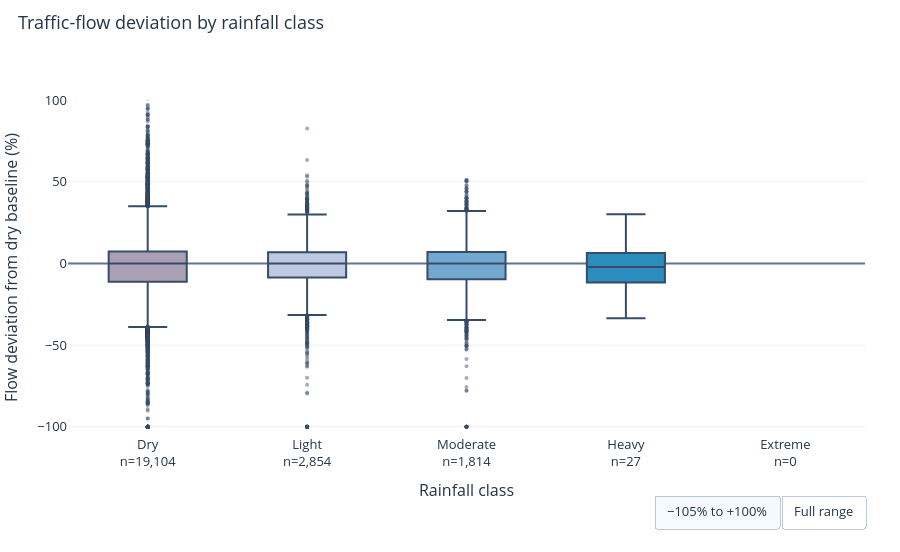

This figure's notebook cell:
### Markdown cell above
### Distribution of flow deviations

Each box shows the median and middle half of supported city-hour deviations for one rainfall class. Whiskers extend to observations within 1.5 times the interquartile range, and dots show observations beyond the whiskers. Counts show how many city-hours contribute to each class. Choose **Full range** to see deviations outside the initial −105% to +100% view.

### Code cell
fig_flow_boxes = make_flow_distribution_chart(supported_hours)
fig_flow_boxes.show()

### Figure 1 — Plotly figure (JSON) as saved in the notebook; plotly's stock layout.template omitted (floating-point values rounded to 4 significant figures; data arrays with more than 128 entries replaced by an {"elided": "..."} marker saying what was removed)
{"data": [{"boxpoints": "outliers", "fillcolor": "#aaa0b3", "line": {"color": "#364c68"}, "marker": {"color": "#364c68", "opacity": 0.45, "size": 4}, "name": "Dry", "quartilemethod": "linear", "showlegend": false, "type": "box", "x0": "Dry", "y": {"elided": "19104 float values"}}, {"boxpoints": "outliers", "fillcolor": "#bdc9e1", "line": {"color": "#364c68"}, "marker": {"color": "#364c68", "opacity": 0.45, "size": 4}, "name": "Light", "quartilemethod": "linear", "showlegend": false, "type": "box", "x0": "Light", "y": {"elided": "2854 float values"}}, {"boxpoints": "outliers", "fillcolor": "#74a9cf", "line": {"color": "#364c68"}, "marker": {"color": "#364c68", "opacity": 0.45, "size": 4}, "name": "Moderate", "quartilemethod": "linear", "showlegend": false, "type": "box", "x0": "Moderate", "y": {"elided": "1814 float values"}}, {"boxpoints": "outliers", "fillcolor": "#2b8cbe", "line": {"color": "#364c68"}, "marker": {"color": "#364c68", "opacity": 0.45, "size": 4}, "name": "Heavy", "quartilemethod": "linear", "showlegend": false, "type": "box", "x0": "Heavy", "y": [7.063, 9.71, -28.77, -33.61, -0.006, -6.572, -10.64, -11.96, -31.86, 12.02, 6.601, -18.59, -9.595, -14.11, -12.15, -5.575, -2.508, 2.067, -0.4734, -2.142, 7.25, -4.34, 5.507, 5.239, 30.12, 0.6587, 29.57]}], "layout": {"font": {"color": "#253447", "size": 13}, "height": 552, "legend": {"orientation": "h", "y": 1.02, "yanchor": "bottom"}, "margin": {"b": 117, "l": 68, "r": 35, "t": 100}, "title": {"text": "Traffic-flow deviation by rainfall class", "x": 0.02, "y": 0.97, "yanchor": "top"}, "updatemenus": [{"buttons": [{"args": [{"yaxis.autorange": false, "yaxis.range": [-105, 100]}], "label": "−105% to +100%", "method": "relayout"}, {"args": [{"yaxis.autorange": true}], "label": "Full range", "method": "relayout"}], "direction": "right", "type": "buttons", "x": 1, "xanchor": "right", "y": -0.18, "yanchor": "top"}], "xaxis": {"categoryarray": ["Dry", "Light", "Moderate", "Heavy", "Extreme"], "categoryorder": "array", "range": [-0.5, 4.5], "ticktext": ["Dry<br>n=19,104", "Light<br>n=2,854", "Moderate<br>n=1,814", "Heavy<br>n=27", "Extreme<br>n=0"], "tickvals": ["Dry", "Light", "Moderate", "Heavy", "Extreme"], "title": {"text": "Rainfall class"}, "type": "category"}, "yaxis": {"range": [-105, 100], "title": {"text": "Flow deviation from dry baseline (%)"}, "zerolinecolor": "#64748b"}}}
